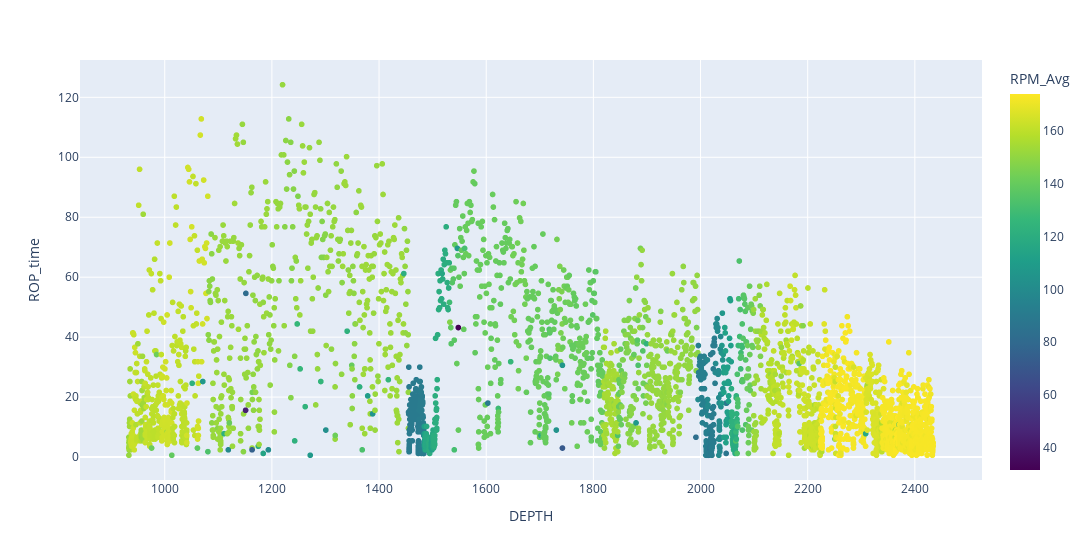

Here is the notebook cell this chart was saved with:
### Markdown cell above
## the impact of RPM over ROP

### Code cell
import plotly.express as px
df = px.data.tips()
fig = px.scatter(dataset, x="DEPTH", y="ROP_time", color="RPM_Avg",width=1300, 
           color_continuous_scale=px.colors.sequential.Viridis, render_mode="webgl")
fig.show()

### Figure 1 — Plotly figure (JSON) as saved in the notebook; plotly's stock layout.template omitted (floating-point values rounded to 4 significant figures; data arrays with more than 128 entries replaced by an {"elided": "..."} marker saying what was removed)
{"data": [{"hovertemplate": "DEPTH=%{x}<br>ROP_time=%{y}<br>RPM_Avg=%{marker.color}<extra></extra>", "legendgroup": "", "marker": {"color": {"elided": "4236 float values"}, "coloraxis": "coloraxis", "symbol": "circle"}, "mode": "markers", "name": "", "showlegend": false, "type": "scattergl", "x": {"elided": "4236 float values"}, "xaxis": "x", "y": {"elided": "4236 float values"}, "yaxis": "y"}], "layout": {"coloraxis": {"colorbar": {"title": {"text": "RPM_Avg"}}, "colorscale": [[0, "#440154"], [0.1111, "#482878"], [0.2222, "#3e4989"], [0.3333, "#31688e"], [0.4444, "#26828e"], [0.5556, "#1f9e89"], [0.6667, "#35b779"], [0.7778, "#6ece58"], [0.8889, "#b5de2b"], [1, "#fde725"]]}, "legend": {"tracegroupgap": 0}, "margin": {"t": 60}, "width": 1300, "xaxis": {"anchor": "y", "domain": [0, 1], "title": {"text": "DEPTH"}}, "yaxis": {"anchor": "x", "domain": [0, 1], "title": {"text": "ROP_time"}}}}
